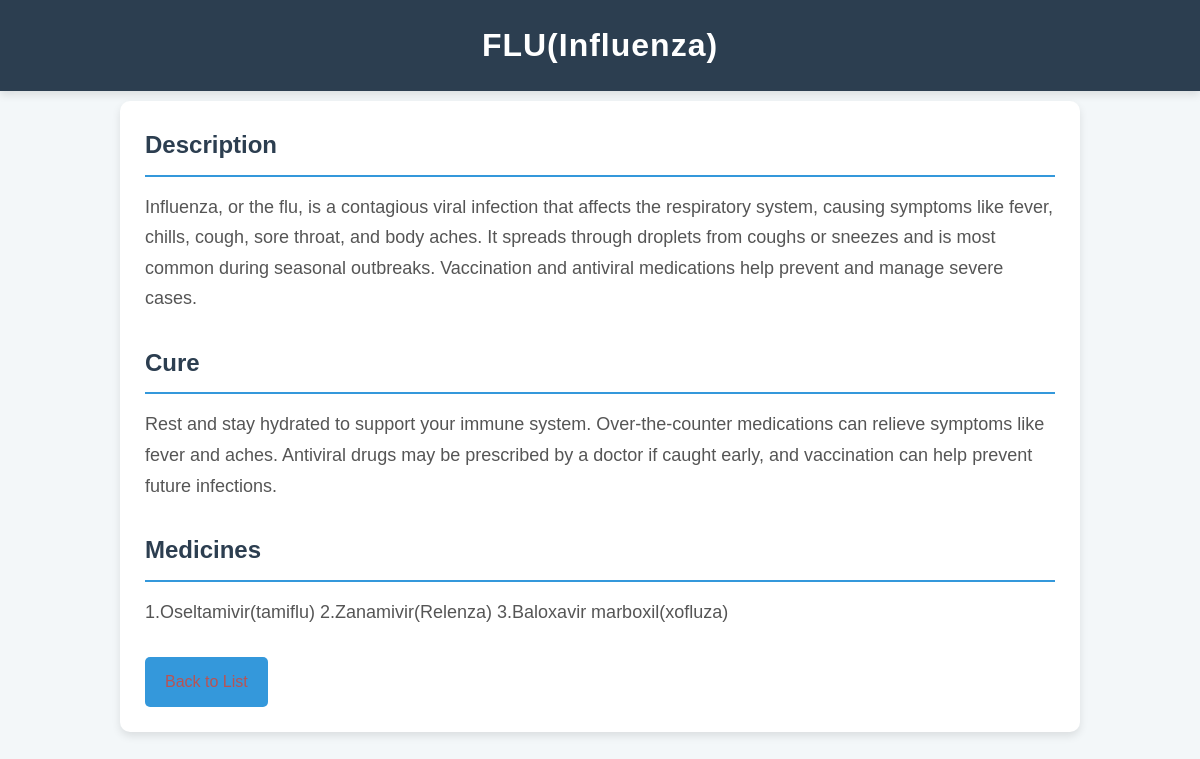
Screenshot of /disease/3/ (signed in) with the database file from the repository.
### diseases/models.py (models this page shows, shortened)
class Disease(models.Model):
    name = models.CharField(max_length=200)
    description = models.TextField()
    cure = models.TextField()
    medicine = models.TextField()

### diseases/views.py (the view)
# urls.py: path('disease/<int:pk>/', disease_detail, name='disease_detail'),
@login_required
def disease_detail(request, pk):
    disease = get_object_or_404(Disease, pk=pk)  # Get disease by primary key (pk)
    return render(request, 'disease_detail.html', {'disease': disease})

### diseases/templates/disease_detail.html (shortened to what this page needs)
<!DOCTYPE html>
<html lang="en">
<head>
</head>
<body>
    <div class="header">
        <h1>{{ disease.name }}</h1>
    </div>
    <div class="container">
        <section class="disease-info">
            <h2>Description</h2>
            <p>{{ disease.description }}</p>
        </section>
        <section class="disease-cure">
            <h2>Cure</h2>
            <p>{{ disease.cure }}</p>
        </section>
        <section class="disease-medicine">
            <h2>Medicines</h2>
            <p>{{ disease.medicine }}</p>
        </section>
        <a href="{% url 'disease_list' %}" class="back-link">Back to List</a>
    </div>
</body>
</html>

### diseases/templates/disease_detail.html (style rules this page uses)
* { margin: 0; padding: 0; box-sizing: border-box; }
body { font-family: 'Arial', sans-serif; background-color: #f3f7f9; color: #333; line-height: 1.6; }
.header { background-color: #2c3e50; color: white; padding: 20px 0; text-align: center; margin-bottom: 30px; box-shadow: 0 4px 8px rgba(0, 0, 0, 0.1); }
.header h1 { font-size: 32px; margin: 0; letter-spacing: 1px; }
.container { width: 80%; margin: 0 auto; padding: 25px; background-color: #ffffff; border-radius: 10px; box-shadow: 0 4px 8px rgba(0, 0, 0, 0.1); margin-top: -20px; margin-bottom: 50px; }
section { margin-bottom: 30px; }
section h2 { font-size: 24px; color: #2c3e50; border-bottom: 2px solid #3498db; padding-bottom: 10px; margin-bottom: 15px; }
section p { font-size: 18px; color: #555; margin-bottom: 10px; line-height: 1.7; }
.back-link { display: inline-block; padding: 12px 20px; background-color: #3498db; color: rgb(185, 83, 83); text-decoration: none; font-size: 16px; border-radius: 5px; transition: background-color 0.3s ease; }

### rows the page displays
Disease: name "FLU(Influenza)", description "Influenza, or the flu, is a contagious viral infection that affects the respiratory system, causing symptoms like fever, chills, cough, sore throat, and body aches. It spreads through droplets from coughs or sneezes and is most common during seasonal outbreaks. Vaccination and antiviral medications help prevent and manage severe cases.", cure "Rest and stay hydrated to support your immune system. Over-the-counter medications can relieve symptoms like fever and aches. Antiviral drugs may be prescribed by a doctor if caught early, and vaccination can help prevent future infections.", medicine "1.Oseltamivir(tamiflu) 2.Zanamivir(Relenza) 3.Baloxavir marboxil(xofluza)"
